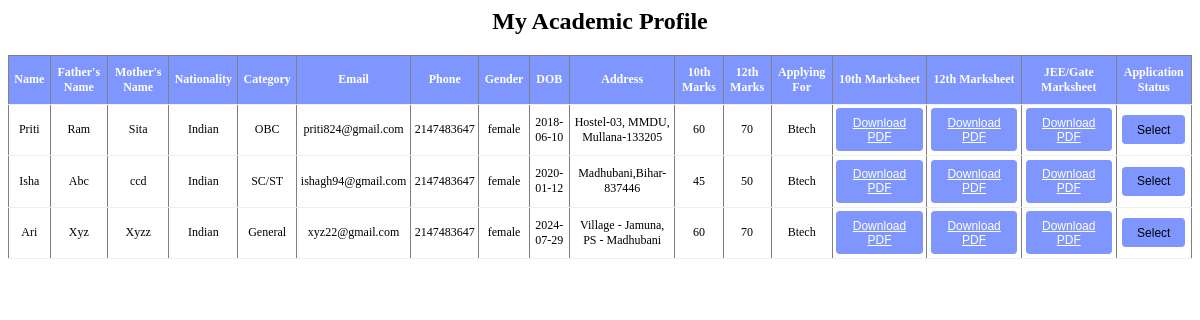
Page /user/myprofile.php on the committed database.
### tables this page shows
CREATE TABLE `apply_form` (
  `name` varchar(100) NOT NULL,
  `fname` varchar(100) NOT NULL,
  `mname` varchar(100) NOT NULL,
  `nation` varchar(100) NOT NULL,
  `email` varchar(100) NOT NULL,
  `phone` int(50) NOT NULL,
  `category` varchar(50) NOT NULL,
  `course` varchar(100) NOT NULL,
  `program` varchar(100) NOT NULL,
  `gender` varchar(30) NOT NULL,
  `dob` varchar(30) NOT NULL,
  `addres` varchar(100) NOT NULL,
  `degree` varchar(100) NOT NULL,
  `years` varchar(30) NOT NULL,
  `percent` varchar(30) NOT NULL,
  `stream` varchar(50) NOT NULL,
  `deg` varchar(30) NOT NULL,
  `yea` varchar(30) NOT NULL,
  `perc` varchar(30) NOT NULL,
  `str` varchar(50) NOT NULL,
  `gname` varchar(100) NOT NULL,
  `pdf_url` varchar(100) NOT NULL,
  `hname` varchar(100) NOT NULL,
  `pd_url` varchar(100) NOT NULL,
  `iname` varchar(100) NOT NULL,
  `p_url` varchar(100) NOT NULL
);

### user/myprofile.php (the view, shortened to what this page needs)
<?php
include('config/dbcon.php');
$query = "SELECT * FROM apply_form";
$data = mysqli_query($conn, $query);
$total = mysqli_num_rows($data);
if ($total != 0) {
    $pdf_name = "Carpentary.pdf";
    ?>
    <h2 align="center">My Academic Profile </h2>
    <table class="small" border="1" align="center" cellspacing="7">
        <thead>
            <tr style="background-color:#7F96FF;color:#ffffff;">
                <th style="height:65px">Name</th>
                <th>Father's Name</th>
                <th>Mother's Name</th>
                <th>Nationality</th>
                <th>Category</th>
                <th>Email</th>
                <th>Phone</th>
                <th>Gender</th>
                <th>DOB</th>
                <th>Address</th>
                <th>10th Marks</th>
                <th>12th Marks</th>
                <th>Applying For</th>
                <th>10th Marksheet</th>
                <th>12th Marksheet</th>
                <th>JEE/Gate Marksheet</th>
                <th>Application Status</th>
            </tr>
        </thead>
        <tbody>
            <?php
            while ($result = mysqli_fetch_assoc($data)) {
                echo "<tr>";
                echo "<td>" . $result['name'] . "</td>";
                echo "<td>" . $result['fname'] . "</td>";
                echo "<td>" . $result['mname'] . "</td>";
                echo "<td>" . $result['nation'] . "</td>";
                echo "<td>" . $result['category'] . "</td>";
                echo "<td>" . $result['email'] . "</td>";
                echo "<td>" . $result['phone'] . "</td>";
                echo "<td>" . $result['gender'] . "</td>";
                echo "<td>" . $result['dob'] . "</td>";
                echo "<td>" . $result['addres'] . "</td>";
                echo "<td>" . $result['percent'] . "</td>";
                echo "<td>" . $result['perc'] . "</td>";
                echo "<td>" . $result['course'] . "</td>";
                echo "<td><button><a href='" . $result['pdf_url'] . "' download='" . $pdf_name . "'>Download PDF</a></button></td>";
                echo "<td><button><a href='" . $result['pd_url'] . "' download='" . $pdf_name . "'>Download PDF</a></button></td>";
                echo "<td><button><a href='" . $result['p_url'] . "' download='" . $pdf_name . "'>Download PDF</a></button></td>";
                echo "<td><button class='btn btn-danger btn-sm select-btn' onclick='selectRow(this)'>Select</button></td>";
                echo "</tr>";
            }
            ?>
        </tbody>
    </table>
<?php
} else {
    echo "No records found";
}
?>

### user/myprofile.php (style rules this page uses)
table { border-collapse: collapse; width: 100%; }
th { padding: 7px; text-align: center; }
td { padding: 5px; text-align: center; }
.small { zoom: 75%; }
tr { border-bottom: 10px; }
button { background-color: #7F96FF; border: none; border-radius: 5px; padding: 10px 20px; font-size: 16px; }
a { color: #fff; }

### rows in the picture
apply_form: name "Priti", fname "Ram", mname "Sita", nation "Indian", category "OBC", email "priti824@gmail.com", phone "2147483647", gender "female", dob "2018-06-10", addres "Hostel-03, MMDU, Mullana-133205", percent "60", perc "70", course "Btech"
apply_form: name "Isha", fname "Abc", mname "ccd", nation "Indian", category "SC/ST", email "ishagh94@gmail.com", phone "2147483647", gender "female", dob "2020-01-12", addres "Madhubani,Bihar-837446", percent "45", perc "50", course "Btech"
apply_form: name "Ari", fname "Xyz", mname "Xyzz", nation "Indian", category "General", email "xyz22@gmail.com", phone "2147483647", gender "female", dob "2024-07-29", addres "Village - Jamuna, PS - Madhubani", percent "60", perc "70", course "Btech"
